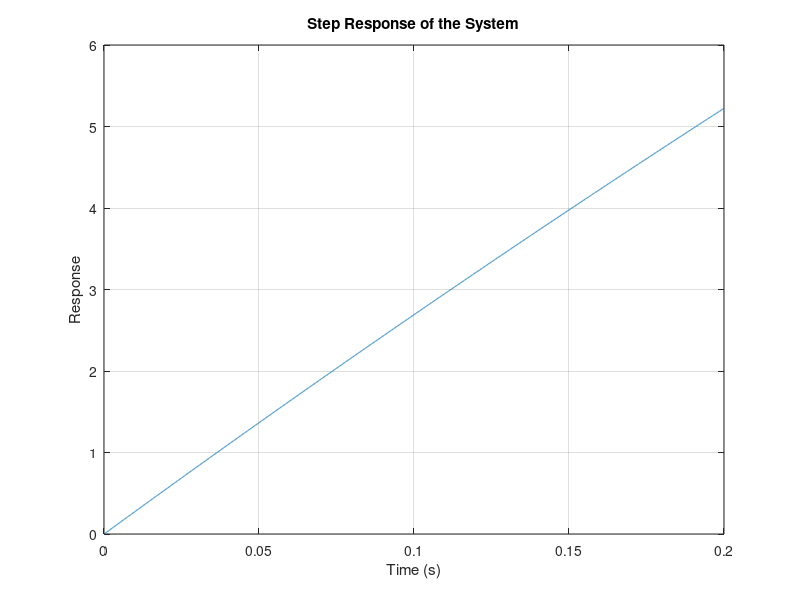

This chart was generated by the following MATLAB code:
%% Parameters
R = 27.4;         % Ohms

%K = 0.0078;       % N.m/A
K = 0.0404;       % N.m/A
b = K * 0.012/297;  % N.m.s

L = 1e-3;         % Henry
J = 1e-4;         % kg.m^2

% Input Voltage
V = 1.882;

% Transfer Function
s_tf = tf('s');
G = K / ((J*s_tf + b)*(L*s_tf + R) + K^2);

% Step Response
[y, t] = step(V * G);
figure;
plot(t, y);
xlabel('Time (s)');
ylabel('Response');
title('Step Response of the System');
grid on;
